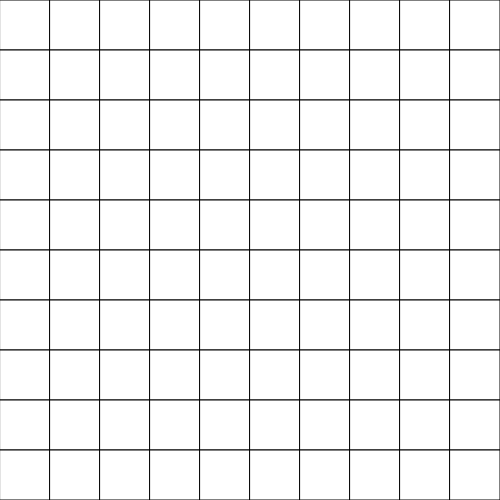
Frame 1 (no input)
Frame 60 (no input): identical to frame 1, image omitted
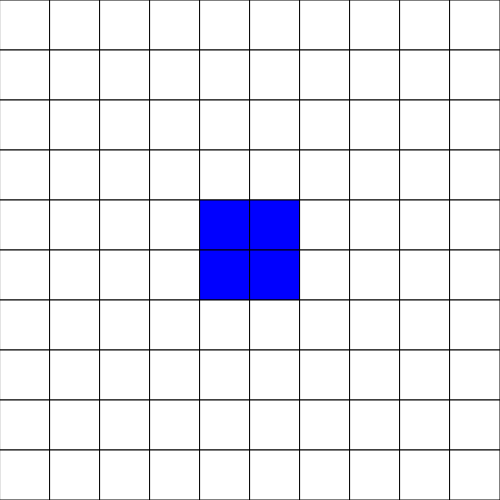
Frame 120 (the mouse pressed at the canvas centre since frame 60)

The p5.js sketch that drew these frames (run headless with seeded random() and noise() and a simulated clock; from frame 60 on, the mouse is pressed at the canvas centre):

// p5.js sketch
// ── sketch.js

let canvasLength, canvasHeight;
let gridBoxLength, gridBoxHeight, gridBoxX, gridBoxY;
let defaultColor;
let gridArray;
let gridPieceX, gridPieceY, gridPieceColor;


function setup() {

    canvasLength = 500;
    canvasHeight = 500;

    gridBoxLength = canvasLength/10;
    gridBoxHeight = canvasHeight/10;

    defaultColor = "white";

    gridArray = [];

    createCanvas(canvasLength, canvasHeight);

    makeGridArray();
}



function draw() {
if (color == 'blue'){
    color = "red"
     }
     else if (color =='red'){
    color = "blue"
    }
 makeGrid();
}
   





function makeGridArray() {
    for (gridBoxY = 0; gridBoxY < canvasHeight; gridBoxY += gridBoxHeight) {
        for(gridBoxX = 0; gridBoxX < canvasLength; gridBoxX += gridBoxLength) {
            let gridArrayTwo = [];
            gridArrayTwo[0] = gridBoxX;
            gridArrayTwo[1] = gridBoxY;
            gridArrayTwo[2] = defaultColor; 
            gridArray.push(gridArrayTwo);
        }
    }
}

function makeGrid() {
    for (let i = 0; i < gridArray.length; i++) {
        fill(gridArray[i][2]);
        rect(gridArray[i][0], gridArray[i][1], gridBoxLength, gridBoxHeight);
    }
        
}

function mousePressed() {
    for (let i = 0; i < gridArray.length; i++){
        gridPieceX = gridArray[i][0];
        gridPieceY = gridArray[i][1];
        gridPieceColor = gridArray[i][2];

        if (mouseX >= gridArray[i][0] && mouseX <= gridArray[i][0] + gridBoxLength && mouseY >= gridArray[i][1] && mouseY <= gridArray[i][1] + gridBoxHeight) {
            if (gridArray[i][2] == 'white') {
                gridArray[i][2] = 'blue';
            } else if (gridArray[i][2] == 'blue') {
                gridArray[i][2] = 'white';
            }
        }
    }
}
